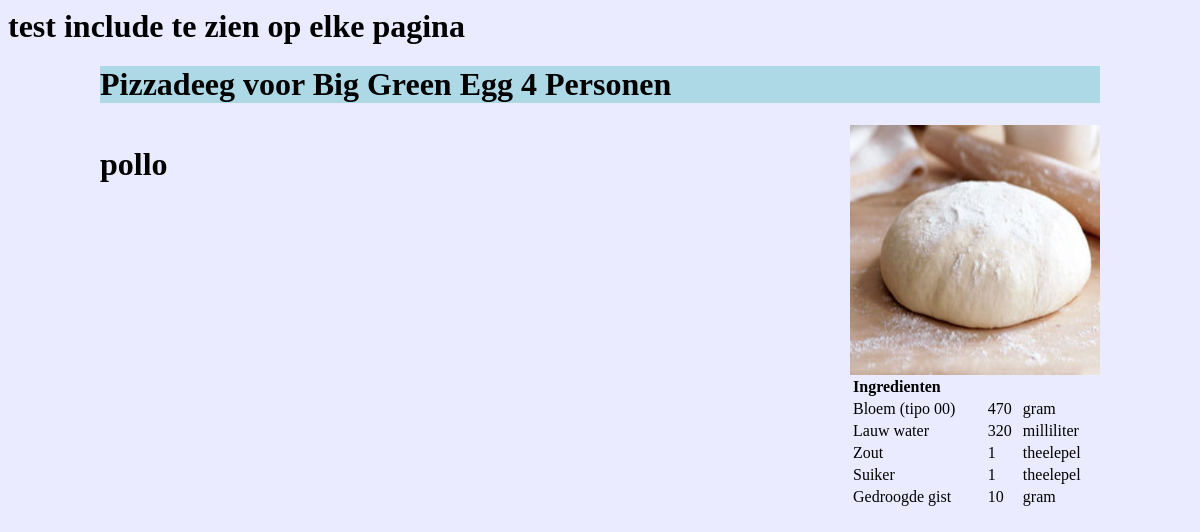
Page /food/3/ on the committed database.
### food/models.py (models this page shows, shortened)
class Dish(models.Model):
    name = models.CharField(max_length=50)
    description = models.CharField(max_length=250)
    pub_date = models.DateTimeField('date published')
    persons = models.IntegerField()
    url = models.CharField(max_length=30)
    preparation = models.TextField()

class Ingredient(models.Model):
    dish = models.ForeignKey(Dish)
    ingredient = models.CharField(max_length=30)
    amount = models.IntegerField(default=0)
    unit = models.CharField(max_length=10)

### food/views.py (the view)
# urls.py: url(r'^(?P<pk>\d+)/$', views.DetailView.as_view(), name='detail'),
class DetailView(generic.DetailView):
    model = Dish
    template_name = 'food/detail.html'

### food/templates/food/detail.html
{% include "food/test.html" %}
{% load staticfiles %}
<link rel="stylesheet" type="text/css" href="{% static 'food/style.css' %}" />
<div id='container'>
	<div id='header'>
		<h1>{{ dish.name }}  {{dish.persons}} Personen</h1>
	</div>
	<div id ='content-left'>
		{{ dish.preparation|safe }}
	</div>
	<div id = 'content-right'>
		{% if dish.url != None %}
			<img src="/static/food/images/{{ dish.url }}" width="250" height="250">
		{% endif %}
		<table style="width:250px">
		<th>Ingredienten</th>
		{% for ingredient in dish.ingredient_set.all %}
			<tr>
				<td>{{ ingredient.ingredient }}</td>
				<td>{{ ingredient.amount }}</td>
				<td>{{ ingredient.unit }}</td>
			</tr>
		{% endfor %}
		</table>
	</div>
</div>

### food/static/food/style.css (style rules this page uses)
#container { width:1000px; margin:auto; background-color: lightblue; }
#header { #background-color: red; }
#content-left { #background-color: orange; height: 200px; width: 750px; float:left; }
#content-right { #background-color: blue; width: 250px; float:right; }
img { float: right; }
th { text-align: left; }

### rows in the picture
Dish: name "Pizzadeeg voor Big Green Egg", persons "4", preparation "pollo", url (picture)
Ingredient: ingredient "Bloem (tipo 00)", amount "470", unit "gram"
Ingredient: ingredient "Lauw water", amount "320", unit "milliliter"
Ingredient: ingredient "Zout", amount "1", unit "theelepel"
Ingredient: ingredient "Suiker", amount "1", unit "theelepel"
Ingredient: ingredient "Gedroogde gist", amount "10", unit "gram"
